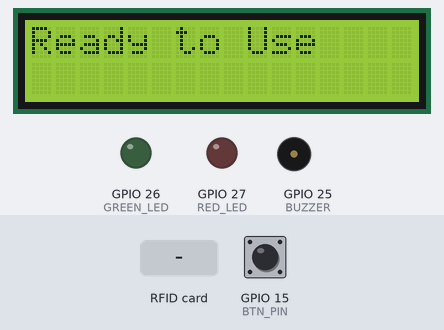
The sketch below on a simulated ESP32. Shown: 16×2 character LCD, output pins drawn as LEDs (lit = HIGH), buzzer (waves = sounding, pin HIGH). The test bench sets the inputs (shaded band); at power-on: GPIO 15 (BTN_PIN) HIGH. WiFi joins after 1.5 s; servers stay silent unless stated; uploads are accepted with an empty reply.

Above: at 5.3 s.
5.4 s: RFID card 5E 7A 19 C4 held to the reader
At 6.8 s:
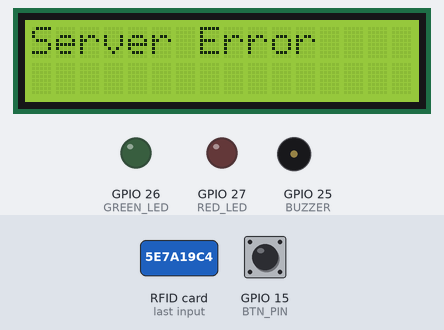
8.4 s: GPIO 15 (BTN_PIN) pulled LOW for 1 s
At 10.0 s:
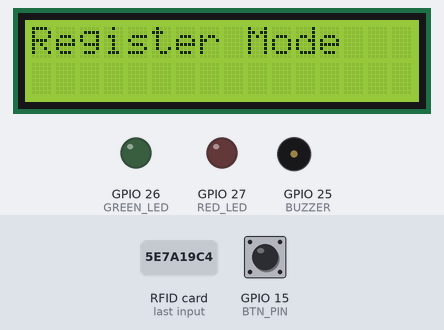
10.9 s: GPIO 15 (BTN_PIN) pulled LOW for 0.15 s
At 12.2 s:
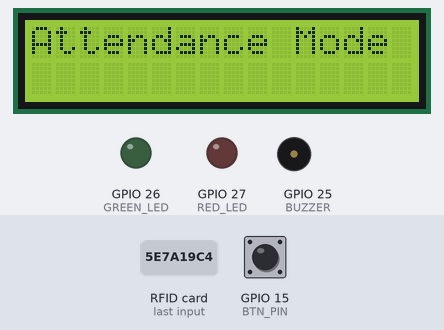
12.7 s: GPIO 15 (BTN_PIN) pulled LOW for 3.2 s
At 14.1 s:
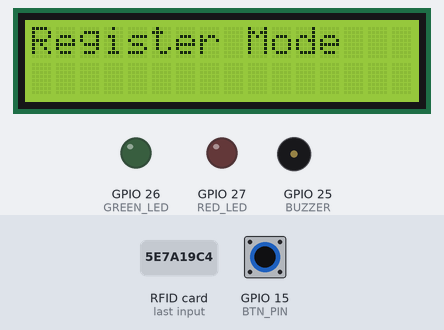
17.6 s: RFID card 5E 7A 19 C4 held to the reader
At 19.1 s:
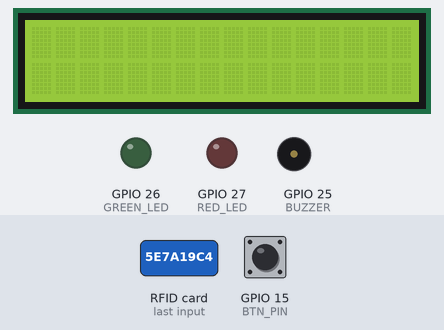
Timing chart, 0 to 20.6 s (numbered marks = the images above; inputs shaded):
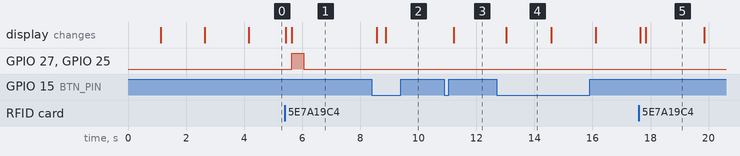

The sketch:

rfid_attendance_v4.ino
```cpp
/**
 * ============================================================
 * 📡 RFID Attendance System (V5 - ESP32 + Google Sheets)
 * ============================================================
 */

#include <LiquidCrystal_I2C.h>
#include <SPI.h>
#include <MFRC522.h>
#include <WiFi.h>
#include <HTTPClient.h>

// ---------------- PIN CONFIG ----------------
#define SS_PIN 5
#define RST_PIN 4
#define BTN_PIN 15

#define GREEN_LED 26
#define RED_LED 27
#define BUZZER 25

// ---------------- WIFI CONFIG ----------------
const char* ssid = "YOUR_WIFI_SSID";
const char* password = "YOUR_WIFI_PASSWORD";

// ---------------- GOOGLE SCRIPT ----------------
String WEB_APP_URL = "YOUR_WEB_APP_URL";

// ---------------- OBJECTS ----------------
LiquidCrystal_I2C lcd(0x27, 16, 2);
MFRC522 rfid(SS_PIN, RST_PIN);

// ---------------- VARIABLES ----------------
String mode = "atc";   // "atc" = Attendance, "reg" = Register
String uidStr = "";

// ============================================================
// 🔔 FEEDBACK FUNCTIONS
// ============================================================
void successBeep() {
  digitalWrite(GREEN_LED, HIGH);
  digitalWrite(BUZZER, HIGH);
  delay(200);
  digitalWrite(BUZZER, LOW);
  digitalWrite(GREEN_LED, LOW);
}

void errorBeep() {
  digitalWrite(RED_LED, HIGH);
  digitalWrite(BUZZER, HIGH);
  delay(400);
  digitalWrite(BUZZER, LOW);
  digitalWrite(RED_LED, LOW);
}

// ============================================================
// 🔍 READ RFID UID
// ============================================================
String getUID() {
  String uid = "";
  for (byte i = 0; i < rfid.uid.size; i++) {
    if (rfid.uid.uidByte[i] < 0x10) uid += "0";
    uid += String(rfid.uid.uidByte[i], HEX);
  }
  uid.toUpperCase();
  return uid;
}

// ============================================================
// 🌐 SEND DATA TO GOOGLE SHEETS
// ============================================================
String sendRequest(String uid) {

  if (WiFi.status() != WL_CONNECTED) {
    lcd.clear();
    lcd.print("WiFi Error");
    errorBeep();
    delay(1000);
    return "";
  }

  HTTPClient http;

  String url = WEB_APP_URL + "?sts=" + mode + "&uid=" + uid;

  http.begin(url);
  http.setFollowRedirects(HTTPC_STRICT_FOLLOW_REDIRECTS);

  int httpCode = http.GET();
  String payload = "";

  if (httpCode > 0) payload = http.getString();

  http.end();
  return payload;
}

// ============================================================
// ⚙️ SETUP
// ============================================================
void setup() {

  Serial.begin(115200);
  delay(1000);

  pinMode(GREEN_LED, OUTPUT);
  pinMode(RED_LED, OUTPUT);
  pinMode(BUZZER, OUTPUT);
  pinMode(BTN_PIN, INPUT_PULLUP);

  lcd.init();
  lcd.backlight();

  SPI.begin();
  rfid.PCD_Init();

  // -------- WIFI CONNECT --------
  lcd.print("Connecting WiFi");

  WiFi.mode(WIFI_STA);
  WiFi.begin(ssid, password);

  int retry = 0;
  while (WiFi.status() != WL_CONNECTED && retry < 20) {
    delay(500);
    retry++;
  }

  lcd.clear();

  if (WiFi.status() == WL_CONNECTED) {
    lcd.print("WiFi Connected");
  } else {
    lcd.print("WiFi Failed");
  }

  delay(1500);

  lcd.clear();
  lcd.print("Ready to Use");
}

// ============================================================
// 🔄 LOOP
// ============================================================
void loop() {

  // -------- BUTTON: MODE SWITCH --------
  if (digitalRead(BTN_PIN) == LOW) {
    delay(300);

    mode = (mode == "atc") ? "reg" : "atc";

    lcd.clear();
    lcd.print(mode == "atc" ? "Attendance Mode" : "Register Mode");
    delay(1200);
  }

  // -------- RFID DETECTION --------
  if (!rfid.PICC_IsNewCardPresent()) return;
  if (!rfid.PICC_ReadCardSerial()) return;

  uidStr = getUID();

  lcd.clear();
  lcd.print("Processing...");

  String response = sendRequest(uidStr);
  response.trim();

  Serial.println(response);

  // ================= REGISTER MODE =================
  if (mode == "reg") {

    lcd.clear();

    if (response.indexOf("R_Successful") >= 0) {
      lcd.print("Registered");
      successBeep();
    }
    else if (response.indexOf("regErr01") >= 0) {
      lcd.print("Already Exists");
      errorBeep();
    }

    delay(2000);

    lcd.clear();
    lcd.print("Register Mode");
    return;
  }

  // ================= ATTENDANCE MODE =================
  if (response.indexOf("TI_Successful") >= 0 ||
      response.indexOf("TO_Successful") >= 0) {

    int p1 = response.indexOf(",");
    int p2 = response.indexOf(",", p1 + 1);

    String status = response.substring(0, p1);
    String name   = response.substring(p1 + 1, p2);
    String time   = response.substring(p2 + 1);

    lcd.clear();

    lcd.setCursor(0, 0);
    lcd.print(name.substring(0, 16));

    lcd.setCursor(0, 1);

    if (status == "TI_Successful") {
      lcd.print("IN: ");
      lcd.print(time);
      successBeep();
    } else {
      lcd.print("OUT: ");
      lcd.print(time);
      successBeep();
    }
  }
  else if (response.indexOf("atcInf01") >= 0) {

    lcd.clear();
    lcd.print("Already Done");
    errorBeep();
  }
  else if (response.indexOf("atcErr01") >= 0) {

    lcd.clear();
    lcd.print("Invalid Card");
    errorBeep();
  }
  else {

    lcd.clear();
    lcd.print("Server Error");
    errorBeep();
  }

  delay(2500);

  lcd.clear();
  lcd.print("Tap your card");
}
```

Measured:
- after the input at 5.4 s, GPIO 27 (RED_LED), GPIO 25 (BUZZER): LOW → HIGH after 0.25 s, → LOW 0.40 s later; the display: first changes at once (image 1 shows a later state)
- after the input at 8.4 s, the display: first differs from a run without the input after 0.48 s (image 2)
- after the input at 10.9 s, the display: changes after 0.32 s (image 3)
- after the input at 12.7 s, the display: changes after 0.34 s (image 4)
- after the input at 17.6 s, the display: first changes at once (image 5 shows a later state)
- what the display in image 4 shows lasts 1.6 s, from 13.0 s to 14.6 s
- what the display in image 5 shows lasts 2.1 s, from 17.8 s to 19.9 s
